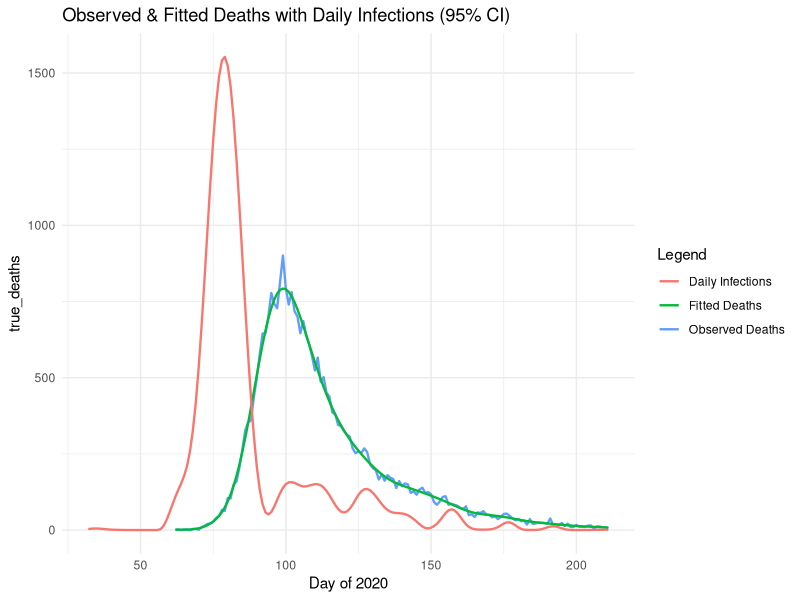

Recreate this plot in R. (Note: this script raises an error after producing the figure.)
# Jackson Cramer (s2274544), Maximillian McCourt (s2145762), Natalia Montalvo Cabornero (s1969053)

# Our group worked collaboratively on the development and optimisation of all exercises.
# Although tasks were divided among us, we maintained a balanced workload through 
# regular code reviews, debugging sessions, and problem-solving meetings.
# Jackson focused ---
# Max focused on ---
# Natalia focused on ---

# Link to github repo: https://github.com/mhmc0808/ESP_GroupWorks.git
# Note about github repo: Our group used the same repo for the other projects.
# The code for project 3 can be found in the GW3 folder, and is titled proj3.r

######### GENERAL DESCRIPTION #########

# This project implements a smooth deconvolution to estimate the daily COVID-19 
# infections from observed death data. The model reconstructs the infection 
# trajectory by deconvolving death counts with a delay distribution from infection
# to death. 

#install.packages("ggplot2")


#setwd("C:/Users/Max McCourt/OneDrive/Documents/Master's Year/Semester 1/ESP/Group Works/GW3")
library(splines)
library(ggplot2)
data <- read.table("engcov.txt")



set.seed(3)  # remove

######### MODEL SET UP ##########

# Define the matrices and components of the deconvolution model, the function 
# evaluate_matrices() creates: B-spline basis matrix, Convolution matrix (X)  
# that maps infections to deaths via delay distribution and Penalty matrix (S) 
# for smoothing. 

evaluate_matrices <- function(data, k = 80, edur = 3.151, sdur = 0.469, lower_bound, 
                              upper_bound, f_seq) {
  
  # Inputs;
  #   k - number of B-spline basis functions
  #   edur - log(mean) time from infection to death
  #   sdur - log(standard deviation) time from infection to death
  
  # Create penalty matrix S
  S <- crossprod(diff(diag(k), diff=2))
  
  # Create the k+4 knots for B-splines
  # Sequence of k+4 evenly spaced knots
  middle_seq_length <- k-2
  middle_seq <- seq(lower_bound, upper_bound, length.out = middle_seq_length)
  
  # Step size for handling remaining knots
  step <- middle_seq[2] - middle_seq[1]
  
  # Knots sequence
  knots <- c(
    seq(to = min(middle_seq) - step, by = step, length.out = 3),  # 3 knots below
    middle_seq,                                                   # middle sequence
    seq(from = max(middle_seq) + step, by = step, length.out = 3) # 3 knots above
  )
  
  # Create X_tilde: B-spline basis matrix for infection function f(t)
  X_tilde <- splineDesign(knots, f_seq)
  
  # Delay distribution from infection to death (pd)
  d <- 1:k
  pd <- dlnorm(d, edur, sdur)
  pd <- pd / sum(pd)      # normalise the sum to 1
  
  n <- length(data$date)  # number of death days
  m <- length(pd)         # maximum of days to consider    
  r <- nrow(X_tilde)      # number of infection days
  
  # Build weight matrix W for convolution
  # W[i, t] = pd[30 + i - t] if in valid range, 0 otherwise
  W <- matrix(0, n, r)
  
  for (i in 1:n) {
    idxs <- (30 + i - (1:m))              # indices for 30 day lag
    valid <- which(idxs > 0 & idxs <= r)  # keep indices in valid range
    # take i-th row of W at valid indexes to be pd of valid index
    W[i, idxs[valid]] <- pd[1:length(valid)]
  }
  
  # Convolution matrix X maps infections to expected deaths
  X <- W %*% X_tilde
  
  return(list(X_tilde=X_tilde,S=S,X=X))
}

## --- Generate model matrices --- ##

# Days of infection, extending the sequence 30 days before the first observed death
lower_bound <- min(data$julian) - 30
upper_bound <- max(data$julian)
f_seq <- seq(lower_bound, upper_bound, by=1)

model_matrices <- evaluate_matrices(data,lower_bound=lower_bound, 
                                    upper_bound=upper_bound, f_seq=f_seq)
X <- model_matrices$X
X_tilde <- model_matrices$X_tilde
S <- model_matrices$S



######### PENALISED NEGATIVE LOG-LIKELIHOOD FUNCTIONS ##########

# We are going to fit the model using a penalised Poisson likelihood with a 
# positive constraint

## --- Penalised negative log-likelihood --- ##
pnll <- function(y, gamma, X, S, lambda) {
  
  # Inputs:
  #   y - vector of observed deaths
  #   gamma - vector of transformed parameters: beta = exp(gamma) to ensure 
  #           positive coefficients for the B-spline basis
  #   X - convolution matrix
  #   S - penalty matrix
  #   lambda - smoothing parameter

  B <- exp(gamma)               # transformation of coefficients
  mu <- X %*% B                 # expected deaths                                # MAX: Is pmax() a safety net in case X %*% B has negative results? I checked our values and this should be impossible given properties of X and B, so maybe we should get rid of it? May look like we don't understand our variables (or like ChatGPT wrote it)
  
  # Smoothing penalty term
  penalty <- 1/2*lambda * sum(B * (S %*% B))     # OPTIMISED VERSION
  
  # Poisson log likelihood 
  ll_pois <- sum(y*log(mu) - mu)                                                 # MAX: INSTRUCTIONS SAY WE CAN DROP LFACTORIAL HERE AS PARAMETER IS INDEPENDENT OF IT (says in footer page 2)
  
  # Penalised negative log likelihood
  pnll <- -ll_pois + penalty
  return(pnll)
}

## --- Gradient of penalized negative log-likelihood --- ##
pnll_grad <- function(y, gamma, X, S, lambda){
  
  # Inputs:
  #   y - vector of observed deaths
  #   gamma - vector of transformed parameters: beta = exp(gamma) to ensure 
  #           positive coefficients for the B-spline basis
  #   X - convolution matrix
  #   S - penalty matrix
  #   lambda - smoothing parameter
  
  B <- exp(gamma)                     # transform to original scale
  mu <- X %*% B                       # expected deaths                          # MAX: Is pmax() a safety net in case X %*% B has negative results? I checked our values and this should be impossible given properties of X and B, so maybe we should get rid of it? May look like we don't understand our variables (or like ChatGPT wrote it)
  
  # Gradient of log-likelihood: dl/dgamma = colsums of diag(y_i/mu_i - 1)*X*diag(B)
  F_value <- diag(as.vector(y/mu - 1)) %*% X %*% diag(B)            
  ll_pois_grad <- colSums(F_value)
  
  # Smoothness penalty gradient
  penalty_grad <- lambda * (S %*% B) * B    # OPTIMISED
  
  # Derivative of penalised negative log likelihood
  pnll_grad <- - ll_pois_grad + penalty_grad
  
  return(pnll_grad)
}


## --- Test functions --- ##
y <- data$deaths
lambda <- 5e-5                                                                   # MAX: Changed 5*10^-5 to 5e-5 for consistency and ease of reading
k <- 80
gamma <- rep(0,k)
pnll(y, gamma, X, S, lambda)
pnll_grad(y, gamma, X, S, lambda)


## --- Gradient validation uing finite differences--- ##

th0 <- gamma                   # test paramater vector
fd <- numeric(length(th0))     # vector to store the approximation

# Penalised negative log-likelihood at th0
nll0 <- pnll(y = y, gamma = th0, X = X, S = S, lambda = lambda) 

eps <- 1e-7                    # perturbation size

# Loop over each parameter
for (i in 1:length(th0)) { 
  th1 <- th0
  th1[i] <- th1[i] + eps
  # Pnll at that perturbed parameter
  nll1 <- pnll(y = y, gamma = th1, X = X, S = S, lambda = lambda)
  # Approximate the partial derivative with the finite difference
  fd[i] <- (nll1 - nll0) / eps
}

# Find analytic gradient at th0
grad_test <- pnll_grad(y = y, gamma = th0, X = X, S = S, lambda = lambda)

# Finite-difference vs analytic gradient
cbind(fd, grad_test) 

# Maximum absolute difference 
max_diff <- max(abs(grad_test-fd)) 
print(paste("Maximum gradient difference:", round(max_diff,8)))
#  0.00027709



######### INITIAL MODEL FITTING ##########

# Fit model using BFGS with initial lambda for sanity check.
# This provides a preliminary fit to verify the model is working correctly
# before proceeding with smoothing parameter selection.


fit <- optim(par = gamma,         # initial parameter values                     # MAX (OTHER NOTES): Chat says this could be a little better with "control = list(maxit = 1000, reltol = 1e-8)" arguments
             fn = pnll,           # penalized negative log-likelihood
             gr = pnll_grad,      # gradient function for efficient optimization
             y = y,               # observed death counts
             X = X,               # convolution matrix
             S = S,               # penalty matrix
             lambda = lambda,     # initial smoothing parameter
             method = "BFGS")     # Optimization method 

# Extract estimated parameters after optimization
gamma_hat <- fit$par
B_hat <- exp(gamma_hat)           # transform to original scale

# Compute fitted deaths and fitted infections
fitted_deaths <- as.vector(X %*% B_hat)
fitted_infections <- as.vector(X_tilde %*% B_hat)


# Compare with actual data
true_deaths <- data$deaths        # actual deaths from data set
day_of_2020 <- data$julian

# Create data frame for plotting
plot_df <- data.frame(
  day = day_of_2020,
  true_deaths = true_deaths,
  fitted_deaths = fitted_deaths)

# Comparison plot: observed vs fitted deaths
initial_plot <- ggplot() +
  # True deaths
  geom_line(aes(x = day_of_2020, y = true_deaths, color = "Observed Deaths"), linewidth = 0.8) +
  # Fitted deaths
  geom_line(aes(x = day_of_2020, y = fitted_deaths, color = "Fitted Deaths"), linewidth = 0.8) +
  geom_line(aes(x = f_seq, y = fitted_infections, color = "Daily Infections"), linewidth = 0.8) +
  # Secondary axis
  #scale_y_continuous(
  #  name = "Number of Deaths",
  #  sec.axis = sec_axis(~ ., name = "Daily New Infections")
  #) +
  labs(
    x = "Day of 2020",
    color = "Legend",
    title = "Observed & Fitted Deaths with Daily Infections (95% CI)"
  ) +
  theme_minimal()

initial_plot

######### SMOOTHING PARAMETER SELECTION ##########

n <- length(y)                       # number of observations

# Function to compute the Poisson log-likelihood for BIC calculation
ll <- function(y, beta_hat, X) {
  
  # Inputs:
  #   y - vector of observed death counts
  #   beta_hat - vector of estimated B-spline coefficients
  #   X - convolution design matrix
                                                                                 # MAX: INSTRUCTIONS SAY WE CAN DROP LFACTORIAL HERE AS PARAMETER IS INDEPENDENT OF IT (says in footer page 2)
 
  # Expected deaths under current parameters
  mu <- X %*% beta_hat
  
  # Poisson log likelihood 
  ll_pois <- sum(y*log(mu) - mu)
  return(ll_pois)
}

# Define sequence of lambda values to test
log_lambda_seq <- seq(-13,-7,length=50)
lambda_seq <- exp(log_lambda_seq)    # transform to original scale

BIC <- numeric(length(lambda_seq))   # initialize BIC storage vector

Xt <- t(X)  # transpose of X to save some time in the loop

gamma_hat <- gamma
# Grid search over lambda values to find optimal smoothing parameter
for (i in seq_along(lambda_seq)){                                                # MAX: Changed seq() to seq_along() to make more robust (avoid seq taking from 1 to first element of lamdba_seq)
  
  # Current lambda value
  lambda <- lambda_seq[i]
  
  # Fit model with current lambda using BFGS optimization
  fit <- optim(par = gamma_hat,       # initial parameter values                 # MAX: Chat says we could use gamma_hat here instead to speed up grid search. If this is correct, we can save 10s of runtime!
               fn = pnll,             # penalized negative log-likelihood
               gr = pnll_grad,        # gradient function
               y = y,                 # observed death counts
               X = X,                 # convolution matrix
               S = S,                 # penalty matrix
               lambda = lambda,       # initial smoothing parameter
               method = "BFGS")       # Optimization method
            
  # Extract estimated parameters
  gamma_hat <- fit$par            # transform to original scale
  beta_par <- exp(gamma_hat)
  mu_hat <- as.vector(X %*% beta_par)
  
  # Weight vector
  w <- as.vector(y/(mu_hat^2)) # n vector 
  
  # Compute Hessian matrices:
  # H0: Hessian of log-likelihood (without penalty)
  H0 <- crossprod(X * sqrt(w))                                                   # MAX: Supposedly more efficient and saves memory when using crossprod instead (saves 0.6s over the entire gridsearch)
  
  #  H_lambda: Full Hessian (log-likelihood + penalty)
  H_lambda <- H0 + lambda * S
  
  ## Effective Degrees of Freedom (EDF) calculation
  R <- chol(H_lambda)
  H_invH0 <- backsolve(R, backsolve(R, H0, transpose = TRUE))
  EDF <- sum(diag(H_invH0))
  
  # Bayesian Information Criterion (BIC) calculation
  BIC[i] <- -2*ll(y, beta_par, X) + log(n)*EDF
}


# Find optimal lambda that minimizes BIC
BIC_min <- min(BIC)
BIC_min                                                                          # MAX: When I do it with gamma_hat, BIC changes from 1203 to 1199... so better? Is this okay? 
lambda_bic <- lambda_seq[which.min(BIC)]
lambda_bic






######### BOOTSTRAP UNCERTAINTY QUANTIFICATION #########
# For bootstrap resamples, each observation contributes proportionally to the
# weights of the Pnll and its gradient, so we need to modify both


# Weighted version of penalized negative log-likelihood for bootstrap
pnll_w <- function(y, gamma, X, S, lambda, w) {
  
  # Inputs:
  #   y - vector of observed deaths
  #   gamma - vector of transformed parameters: beta = exp(gamma) to ensure 
  #           positive coefficients for the B-spline basis
  #   X - convolution matrix
  #   S - penalty matrix
  #   lambda - smoothing parameter
  #   w - vector of bootstrap weights 
  
  B <- exp(gamma)               # transformation of coefficients
  mu <- X %*% B                 # expected deaths, avoiding zero                 # MAX: Is this a safety net in case X %*% B has negative results? I checked our values and this should be impossible given properties of X and B, so maybe we should get rid of it? May look like we don't understand our variables (or like ChatGPT wrote it)
  
  # Smoothing penalty term
  penalty <- 1/2*lambda* sum(B*(S %*% B))   # OPTIMISED VERSION

  # Weighted Poisson log-likelihood
  ll_pois <- sum(w * (y*log(mu) - mu))                                           # MAX: INSTRUCTIONS SAY WE CAN DROP LFACTORIAL HERE AS PARAMETER IS INDEPENDENT OF IT (says in footer page 2)
  
  # Penalized negative log-likelihood with weights
  pnll <- -ll_pois + penalty
  return(pnll)
}


# Weighted version of gradient function for bootstrap
pnll_grad_w <- function(y, gamma, X, S, lambda, w){
  
  # Inputs:
  #   y - vector of observed deaths
  #   gamma - vector of transformed parameters: beta = exp(gamma) to ensure 
  #           positive coefficients for the B-spline basis
  #   X - convolution matrix
  #   S - penalty matrix
  #   lambda - smoothing parameter
  #   w - vector of bootstrap weights 
  
  B <- exp(gamma)               # transform to original scale
  mu <- X %*% B                 # expected deaths                                # MAX: Is this a safety net in case X %*% B has negative results? I checked our values and this should be impossible given properties of X and B, so maybe we should get rid of it? May look like we don't understand our variables (or like ChatGPT wrote it)

  # Gradient of the weighted log-likelihood
  F_value <- diag(as.vector(w * (y/mu - 1))) %*% X %*% diag(B) 
  ll_pois_grad <- colSums(F_value)
  
  # Gradient of penalty
  penalty_grad <- lambda * (S %*% B) * B   # OPTIMISED VERSION
  
  # Penalised negative log likelihood
  pnll_grad <- -ll_pois_grad + penalty_grad
  return(pnll_grad)
}


# -- Bootstrap resampling and refitting


# Number of bootstrap replicates for uncertainty estimation
n_bootstrap <- 200

# Initialise empty matrix to store bootstrap replicates
#   Each column represents a different bootstrap sample
#   Each row represents f(t) at a specific time point across all bootstrap samples
f_hat_boot <- matrix(0, nrow = nrow(X_tilde), ncol = n_bootstrap)


for (b in 1:n_bootstrap) {
  
  # Generate bootstrap weights 
  wb <- tabulate(sample(n, replace = TRUE), n)
  
  # Fit penalized model using bootstrap weights
  fit_b <- optim(par = gamma,          # initial parameter values
               fn = pnll_w,            # weighted penalized negative log-likelihood
               gr = pnll_grad_w,       # gradient function for efficient optimization
               y = y,                  # observed death counts
               X = X,                  # convolution matrix
               S = S,                  # penalty matrix
               lambda = lambda_bic,    # initial smoothing parameter
               method = "BFGS",        # Quasi-Newton optimization method with gradient
               w = wb)                 # weights for this iteration

  # Extract fitted parameters from bootstrap sample
  gamma_b <- fit_b$par
  B_b <- exp(gamma_b)     # transform to original scale
  
  # Compute infection rate estimate for this bootstrap sample
  f_hat_boot[, b] <- X_tilde %*% B_b
}


######### FINAL VISUALIZATION AND RESULTS #########

## --- Summary statistics from the bootstrap distribution --- ##

# 95% Confidence intervals from bootstrap samples
f_hat_int <- apply(f_hat_boot, 1, quantile, probs = c(0.025, 0.975)) # 2.5% and 97.5% quantile                 # MAX: COMPILED LOWER AND UPPER BOUND INTO ONE CALL OF APPLY

# Re-fit infections with the optimal lambda selected using BIC
fit <- optim(par = gamma,            # initial parameter values  #### ??!! not sure about this gamma
             fn = pnll,            # weighted penalized negative log-likelihood
             gr = pnll_grad,       # gradient function for efficient optimization
             y = y,                  # observed death counts
             X = X,                  # convolution matrix
             S = S,                  # penalty matrix
             lambda = lambda_bic,    # initial smoothing parameter
             method = "BFGS")        # Optimization method 

# Optimised parameters
gamma_hat <- fit$par
gamma_hat
B_hat <- exp(gamma_hat)   # transform to original scale

fitted_deaths <- as.vector(X %*% B_hat)                                          # MAX: ADDED THIS LINE IN. DON'T WE WANT TO RECOMPUTE FITTED_DEATHS NOW WITH LAMBDA BIC?

# Fitted infection curve using the optimised parameters
fitted_infections_optimized <- as.vector(X_tilde %*% B_hat)

## --- Final plot showing --- ##
#   Observed death data
#   Model with fitted deaths
#   Estimated infection curve

final_plot <- ggplot() +
  # True deaths
  geom_line(aes(x = day_of_2020, y = true_deaths, color = "Observed Deaths"), size = 0.8) +
  # Fitted deaths
  geom_line(aes(x = day_of_2020, y = fitted_deaths, color = "Fitted Deaths"), size = 0.8) +
  # Daily infection rate with 95% CI
  geom_ribbon(aes(x = f_seq, ymin = f_hat_lower, ymax = f_hat_upper), fill = "blue", alpha = 0.2) +
  geom_line(aes(x = f_seq, y = fitted_infections_optimized, color = "Daily Infections"), size = 0.8) +
  # Secondary axis: rescale infections to match the main axis numerically
  scale_y_continuous(
    name = "Number of Deaths",
    sec.axis = sec_axis(~ ., name = "Daily New Infections")
  ) +
  labs(
    x = "Day of 2020",
    color = "Legend",
    title = "Observed & Fitted Deaths with Daily Infections (95% CI)",
    subtitle = "Infection curve shows estimated daily new infections that 
    led to observed deaths"
  ) +
  theme_minimal()

final_plot  # display final plot

# Interpretation:
# A we can see in the graph the close match between the observed and fitted deaths 
# demonstrates that our model successfully finds the mortality parameter in our data, 
# providing confidence in the model to reconstruct infection dinamics.
#
# The blue infection curve shows the estimated daily new infections that resulted in
# the observed deaths. We can clearly see the infection waves, showing when transmission
# was increasing or decreasing, like a big increase around day 75 and a big 
# decrease around day 85.
#
# The blue shaded region represents the 95% confidence interval around the infection
# estimates, derived from 200 bootstrap replicates. Wider intervals indicate greater
# uncertainty, particularly at the boundaries where data was limited.
# 
# The approximately 30-day horizontal shift that we assumed when creating the model
# between infection peaks and corresponding death peaks visually confirms the 
# lognormal delay distribution used in the model.
#
# The overall visualization demonstrates successful deconvolution, we have effectively
# recovered the unobserved infection trajectory from the observed death data using
# the known delay distribution and smoothness assumptions.


# Natalia's notes:
# - added a description for the project
# - added comments and descriptions for all the functions
# - added interpretation of final plot
# - changed some of the matrices multiplications for optimization
# - changed EFD calculation to chol decomp for a faster approach maybe? -- not sure if actually makes a difference
# - added some sanity checks so some our values cannot be zero to avoid crashes
# - we need to think/ask tutors how are we presenting the report because
#   actually the first 3 exercises are just steps for alter building the model with
#   the weights and the right lambda
# - changed last plot --> error when running jackson's plots
# - need to check if we can optimize lambda loop and bootstrap loop 
# My code runs in ~ 50 sec


# In order to make this more efficient, we will need to find more efficient
# ways to perform matrix multiplication for finding EDF and also look back
# on loglik, pnll and pnll_grad functions and focus on optimisation.
